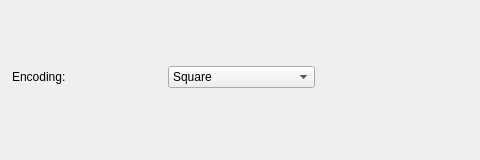
<?xml version="1.0" encoding="UTF-8"?>
<ui version="4.0">
 <class>LevelTabFrameWidget</class>
 <widget class="QWidget" name="LevelTabFrameWidget">
  <property name="geometry">
   <rect>
    <x>0</x>
    <y>0</y>
    <width>480</width>
    <height>160</height>
   </rect>
  </property>
  <property name="sizePolicy">
   <sizepolicy hsizetype="Minimum" vsizetype="Preferred">
    <horstretch>0</horstretch>
    <verstretch>0</verstretch>
   </sizepolicy>
  </property>
  <layout class="QVBoxLayout" name="verticalLayout_0">
   <property name="spacing">
    <number>4</number>
   </property>
   <property name="leftMargin">
    <number>2</number>
   </property>
   <property name="topMargin">
    <number>2</number>
   </property>
   <property name="rightMargin">
    <number>2</number>
   </property>
   <property name="bottomMargin">
    <number>2</number>
   </property>
   <item>
    <layout class="QHBoxLayout" name="buttonsHorizontalLayout">
     <property name="spacing">
      <number>10</number>
     </property>
     <item>
      <spacer name="buttonsHorizontalSpacer">
       <property name="orientation">
        <enum>Qt::Horizontal</enum>
       </property>
      </spacer>
     </item>
    </layout>
   </item>
   <item>
    <layout class="QHBoxLayout" name="horizontalLayout_2">
     <property name="leftMargin">
      <number>10</number>
     </property>
     <property name="spacing">
      <number>10</number>
     </property>
     <item>
      <widget class="QLabel" name="frameTypeLabel">
       <property name="text">
        <string>Encoding:</string>
       </property>
      </widget>
     </item>
     <item>
      <widget class="QComboBox" name="frameTypeComboBox">
       <property name="minimumWidth">
        <number>160</number>
       </property>
       <property name="maximumWidth">
        <number>160</number>
       </property>
       <item>
        <property name="text">
         <string>Square</string>
        </property>
       </item>
       <item>
        <property name="text">
         <string>Transparent square</string>
        </property>
       </item>
       <item>
        <property name="text">
         <string>Left Triangle</string>
        </property>
       </item>
       <item>
        <property name="text">
         <string>Right Triangle</string>
        </property>
       </item>
       <item>
        <property name="text">
         <string>Left Trapezoid</string>
        </property>
       </item>
       <item>
        <property name="text">
         <string>Right Trapezoid</string>
        </property>
       </item>
      </widget>
     </item>
     <item>
      <widget class="QLabel" name="frameTypeMsgLabel"/>
     </item>
     <item>
      <spacer name="horizontalSpacer_2">
       <property name="orientation">
        <enum>Qt::Horizontal</enum>
       </property>
      </spacer>
     </item>
    </layout>
   </item>
   <item>
    <spacer name="verticalSpacer">
     <property name="orientation">
      <enum>Qt::Vertical</enum>
     </property>
    </spacer>
   </item>
  </layout>
 </widget>
 <resources/>
 <connections/>
</ui>
